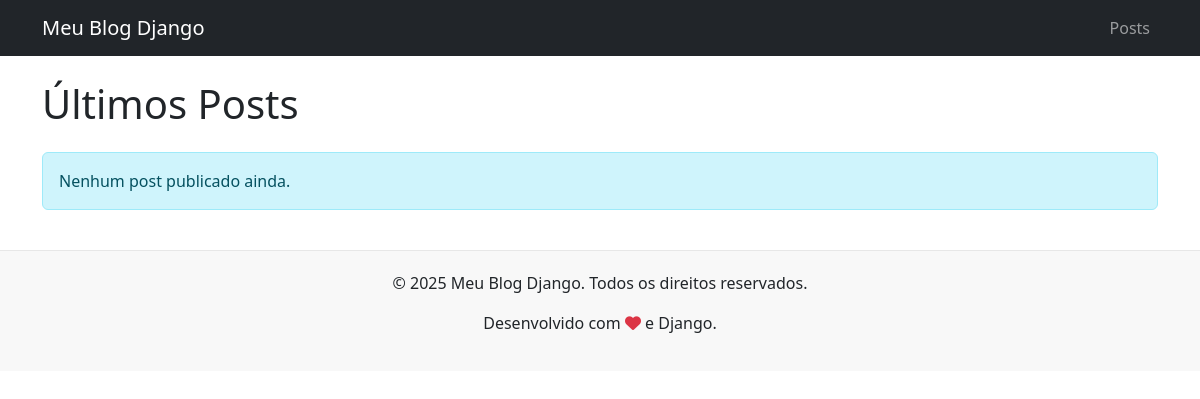
Before: / with the older database file.
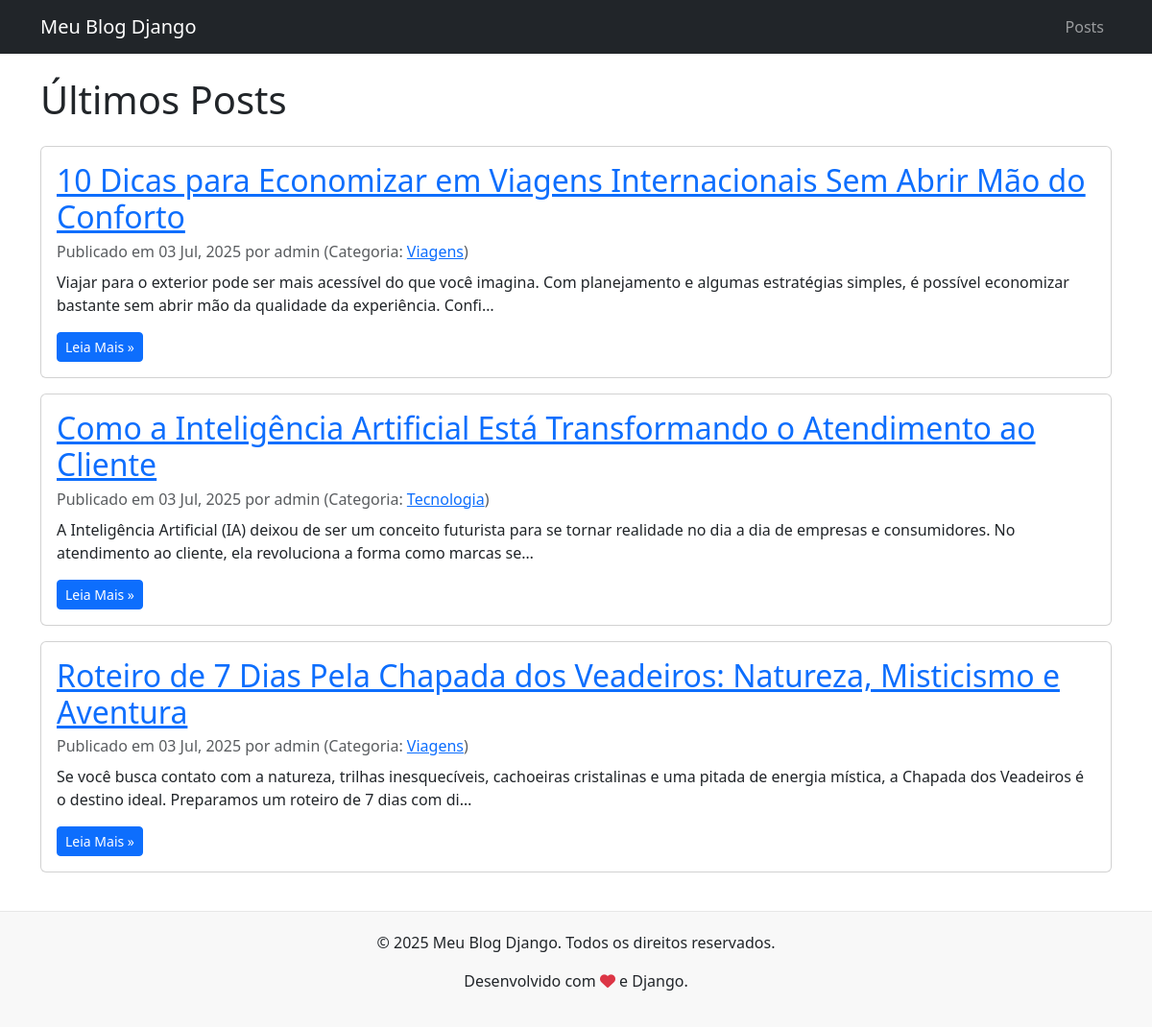
After: the same page with the newer database file.
### blog/models.py (models this page shows, shortened)
class Post(models.Model):
    title = models.CharField(max_length=200)
    slug = models.SlugField(max_length=200, unique=True)
    author = models.ForeignKey(User, on_delete=models.CASCADE, related_name='blog_posts')
    category = models.ForeignKey(Category, on_delete=models.SET_NULL, null=True, blank=True)
    body = models.TextField()
    publish_date = models.DateTimeField(default=timezone.now)
    created_at = models.DateTimeField(auto_now_add=True)
    updated_at = models.DateTimeField(auto_now=True)
    status = models.CharField(max_length=10,
                              choices=[('draft', 'Draft'), ('published', 'Published')],
                              default='draft')
    class Meta:
        ordering = ('-publish_date',)
        indexes = [
            models.Index(fields=['-publish_date']),
        ]
    def get_absolute_url(self):
        return reverse('blog:post_detail', args=[self.slug])

class Category(models.Model):
    name = models.CharField(max_length=100, unique=True)
    class Meta:
        verbose_name_plural = 'Categories'

### blog/views.py (the view)
# urls.py: path('', views.PostListView.as_view(), name='post_list'),
class PostListView(ListView):
    model = Post # Indica qual modelo deve usar
    template_name = 'blog/post_list.html' # Indica qual template usar
    context_object_name = 'posts' # Nome da variável que será passada para o template (por padrão seria 'object_list')
    queryset = Post.objects.filter(status='published').order_by('-publish_date') # Filtra apenas posts publicados
    paginate_by = 10 # Define a quantidade de posts por página

### blog/templates/blog/post_list.html (shortened to what this page needs)
{% extends 'blog/base.html' %}
{% load static %}
{% block content %}
    <h1 class="mb-4">Últimos Posts</h1>
    {% for post in posts %}
        <div class="card mb-3">
            <div class="card-body">
                <h2 class="card-title"><a href="{{ post.get_absolute_url }}">{{ post.title }}</a></h2>
                <p class="card-subtitle text-muted mb-2">
                    Publicado em {{ post.publish_date|date:"d M, Y" }} por {{ post.author.username }}
                    {% if post.category %}(Categoria: <a href="#">{{ post.category.name }}</a>){% endif %}
                </p>
                <p class="card-text">{{ post.body|truncatechars:200 }}</p>
                <a href="{% url 'blog:post_detail' post.slug %}" class="btn btn-primary btn-sm">Leia Mais &raquo;</a>
            </div>
        </div>
    {% empty %}
        <p class="alert alert-info">Nenhum post publicado ainda.</p>
    {% endfor %}
{% endblock %}

### blog/templates/blog/base.html (shortened to what this page needs)
<!DOCTYPE html>
<html lang="pt-br">
<head>
    <link href="https://cdn.jsdelivr.net/npm/bootstrap@5.3.0/dist/css/bootstrap.min.css" rel="stylesheet">
    <link rel="stylesheet" href="https://cdnjs.cloudflare.com/ajax/libs/font-awesome/6.5.2/css/all.min.css">
</head>
<body>
    <nav class="navbar navbar-expand-lg navbar-dark bg-dark fixed-top">
        <div class="container">
            <a class="navbar-brand" href="{% url 'blog:post_list' %}">Meu Blog Django</a>
            <div class="collapse navbar-collapse" id="navbarNav">
                <ul class="navbar-nav ms-auto">
                    <li class="nav-item">
                        <a class="nav-link" href="{% url 'blog:post_list' %}">Posts</a>
                    </li>
                </ul>
            </div>
        </div>
    </nav>
    <main class="container mt-4">
        {% block content %}{% endblock %}
    </main>
    <footer class="footer text-center">
        <div class="container">
            <p>&copy; {% now "Y" %} Meu Blog Django. Todos os direitos reservados.</p>
            <p>Desenvolvido com <i class="fas fa-heart text-danger"></i> e Django.</p>
        </div>
    </footer>
</body>
</html>

### blog/templates/blog/base.html (style rules this page uses)
body { padding-top: 56px; }
.footer { padding: 20px 0; margin-top: 40px; border-top: 1px solid #e7e7e7; background-color: #f8f8f8; }

Changed rows visible on the page:
added Post: title "10 Dicas para Economizar em Viagens Internacionais Sem Abrir Mão do Conforto", publish_date "03 Jul, 2025", author.username "admin", category.name "Viagens", body "Viajar para o exterior pode ser mais acessível do que você imagina. Com planejamento e algumas estratégias simples, é possível economizar bastante sem abrir mão da qualidade da experiência. Confi…"
added Post: title "Como a Inteligência Artificial Está Transformando o Atendimento ao Cliente", publish_date "03 Jul, 2025", author.username "admin", category.name "Tecnologia", body "A Inteligência Artificial (IA) deixou de ser um conceito futurista para se tornar realidade no dia a dia de empresas e consumidores. No atendimento ao cliente, ela revoluciona a forma como marcas se…"
added Post: title "Roteiro de 7 Dias Pela Chapada dos Veadeiros: Natureza, Misticismo e Aventura", publish_date "03 Jul, 2025", author.username "admin", category.name "Viagens", body "Se você busca contato com a natureza, trilhas inesquecíveis, cachoeiras cristalinas e uma pitada de energia mística, a Chapada dos Veadeiros é o destino ideal. Preparamos um roteiro de 7 dias com di…"
Other visible differences:
text no longer shown: "Nenhum post publicado ainda."
